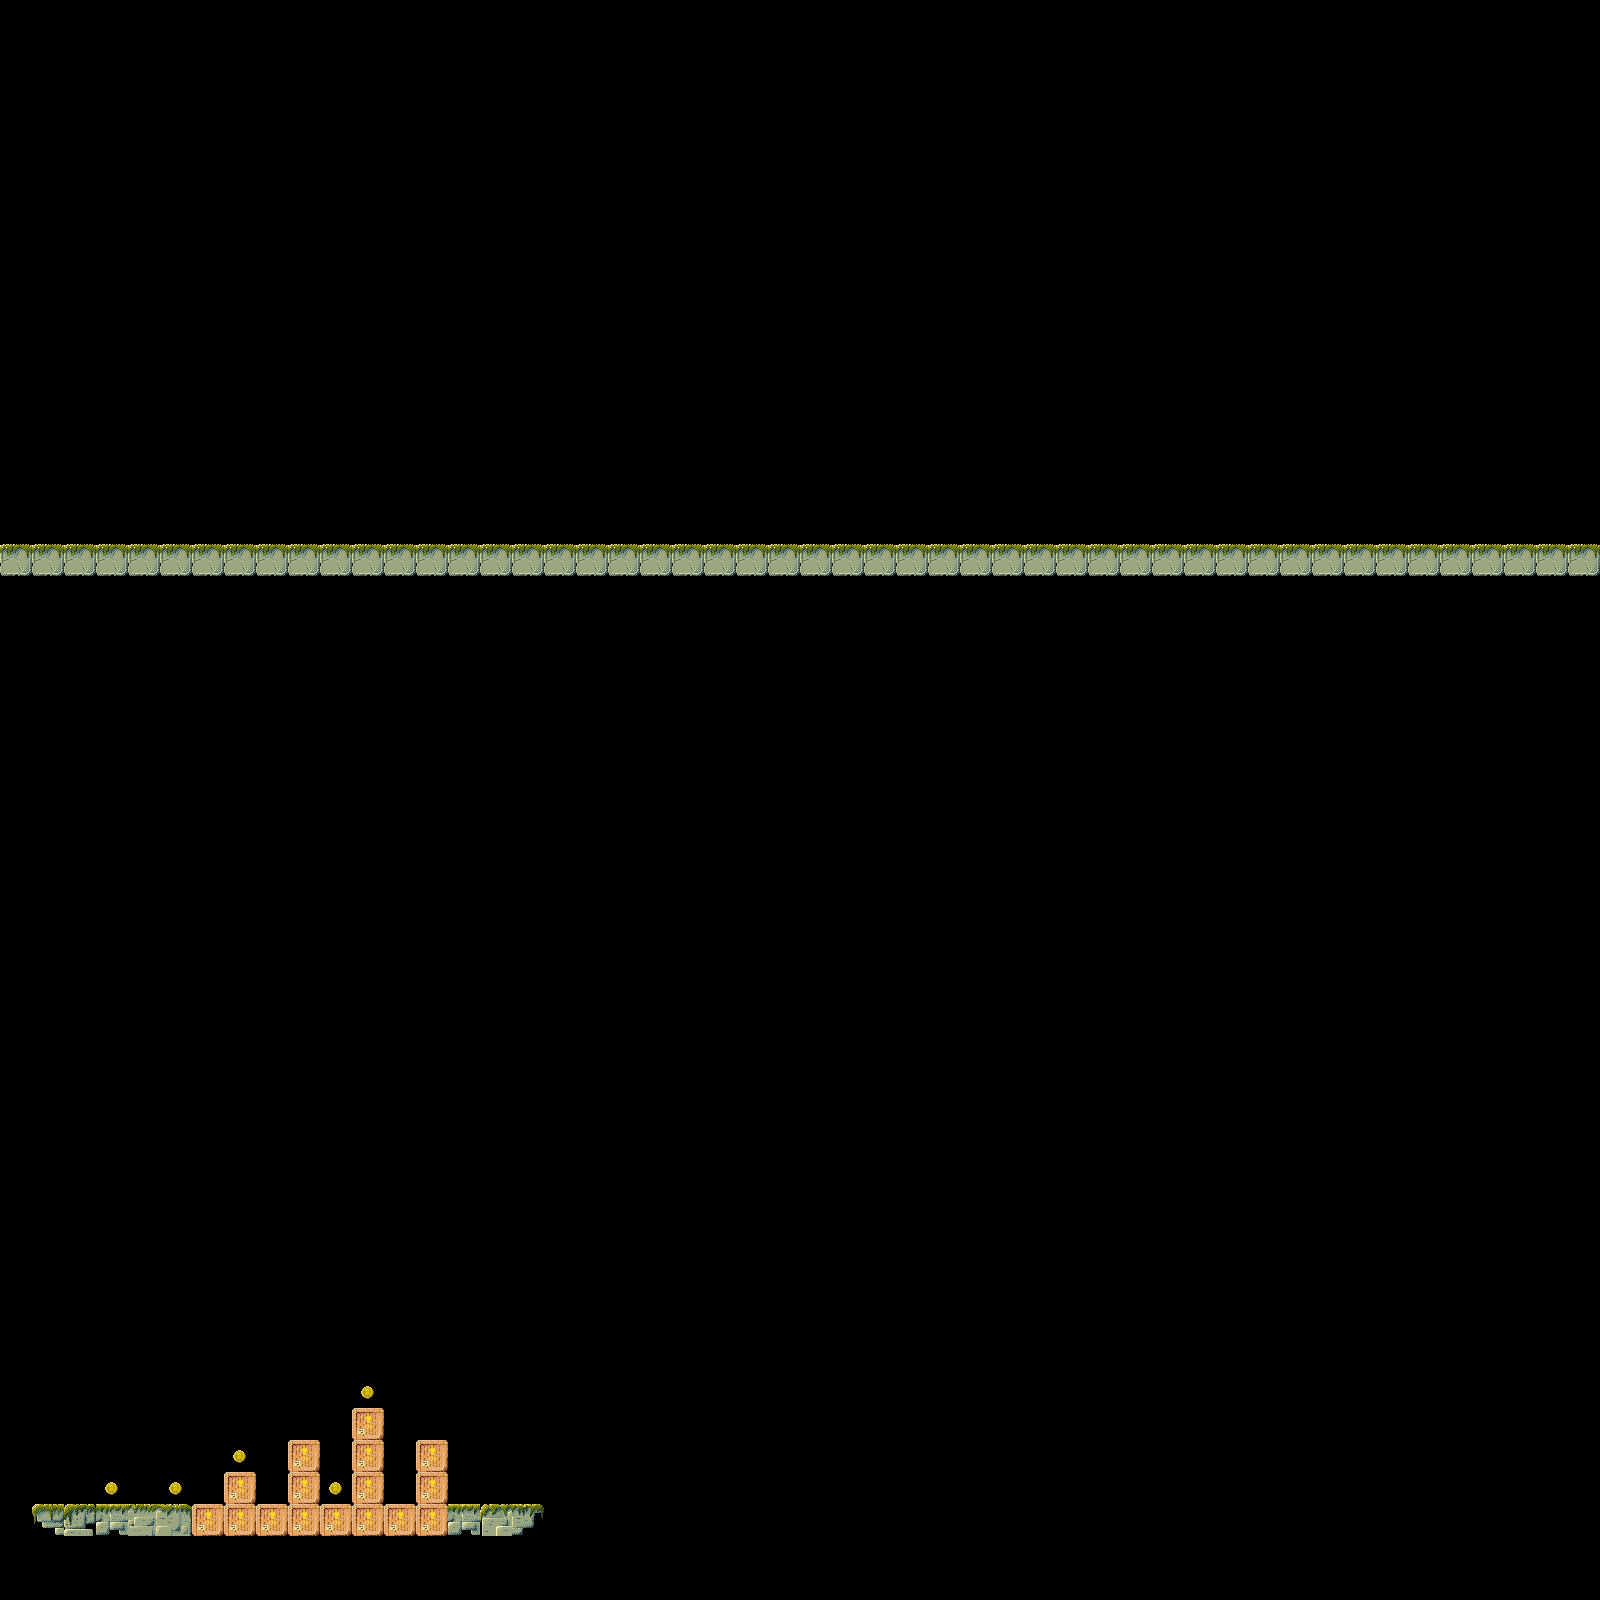

A level layout from a 2D game, rendered from its tile map. Below: a short description, then the map file with tile-grid data replaced by summaries:
An orthogonal 50x50 tile map with 32x32 px tiles, 2 tile layers (Capa de Patrones 1, Capa de patrones 2), 6 tilesets.

<map version="1.0" orientation="orthogonal" renderorder="right-down" width="50" height="50" tilewidth="32" tileheight="32">
 <tileset firstgid="1" name="Sky" tilewidth="32" tileheight="32">
  <image source="JnRLayer01.png" trans="ff00ff" width="400" height="240" />
 </tileset>
 <tileset firstgid="85" name="tiles" tilewidth="32" tileheight="32">
  <image source="JnRTiles.png" trans="ff00ff" width="576" height="32" />
  <tile id="0">
   <properties>
    <property name="blocked" value="" />
   </properties>
  </tile>
  <tile id="1">
   <properties>
    <property name="blocked" value="" />
   </properties>
  </tile>
  <tile id="2">
   <properties>
    <property name="blocked" value="" />
   </properties>
  </tile>
  <tile id="3">
   <properties>
    <property name="blocked" value="" />
   </properties>
  </tile>
  <tile id="4">
   <properties>
    <property name="blocked" value="" />
   </properties>
  </tile>
  <tile id="5">
   <properties>
    <property name="blocked" value="" />
   </properties>
  </tile>
  <tile id="6">
   <properties>
    <property name="blocked" value="" />
   </properties>
  </tile>
  <tile id="7">
   <properties>
    <property name="blocked" value="" />
   </properties>
  </tile>
  <tile id="8">
   <properties>
    <property name="blocked" value="" />
   </properties>
  </tile>
  <tile id="9">
   <properties>
    <property name="blocked" value="" />
   </properties>
  </tile>
  <tile id="10">
   <properties>
    <property name="blocked" value="" />
   </properties>
  </tile>
  <tile id="11">
   <properties>
    <property name="blocked" value="" />
   </properties>
  </tile>
  <tile id="12">
   <properties>
    <property name="blocked" value="" />
   </properties>
  </tile>
  <tile id="13">
   <properties>
    <property name="blocked" value="" />
   </properties>
  </tile>
  <tile id="14">
   <properties>
    <property name="blocked" value="" />
   </properties>
  </tile>
  <tile id="15">
   <properties>
    <property name="blocked" value="" />
   </properties>
  </tile>
  <tile id="16">
   <properties>
    <property name="blocked" value="" />
   </properties>
  </tile>
  <tile id="17">
   <properties>
    <property name="coin" value="" />
   </properties>
  </tile>
 </tileset>
 <tileset firstgid="103" name="trans" tilewidth="32" tileheight="32">
  <image source="transparentTile.png" trans="ff00ff" width="32" height="32" />
 </tileset>
 <tileset firstgid="104" name="dead" tilewidth="32" tileheight="32">
  <image source="transparentTile.png" trans="ff00ff" width="32" height="32" />
  <tile id="0">
   <properties>
    <property name="dead" value="" />
   </properties>
  </tile>
 </tileset>
 <tileset firstgid="105" name="message1" tilewidth="32" tileheight="32">
  <image source="message1W4.png" width="97" height="80" />
 </tileset>
 <tileset firstgid="111" name="Message2" tilewidth="32" tileheight="32">
  <image source="message2W4.png" width="224" height="160" />
 </tileset>
 <layer name="Capa de Patrones 1" width="50" height="50">
  <properties>
   <property name="coinNumber" value="5" />
  </properties>
  <data>[2500 cells, 2497 non-empty, 1 distinct tile ids]</data>
 </layer>
 <layer name="Capa de patrones 2" width="50" height="50">
  <data>[2500 cells, 2500 non-empty, 12 distinct tile ids]</data>
 </layer>
</map>
